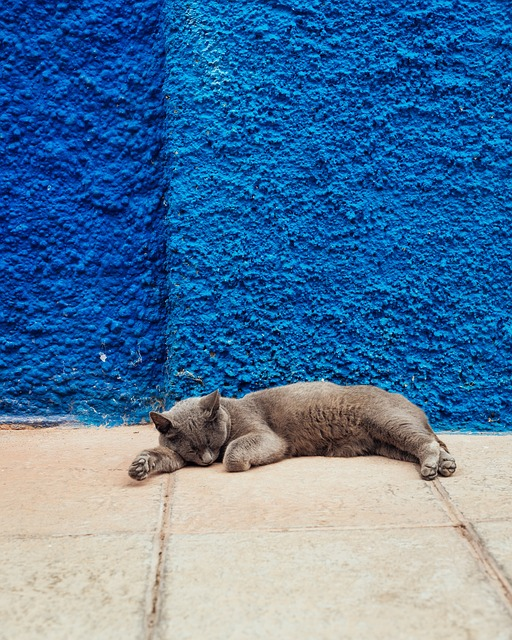
#> input picture src/FirstPython/PYTHON/using_default/image.jpg, 512 x 640 px
$ python image_cv.py
#> lines starting #> are read from the running program, lines starting #| are printed output that depends on the picture
import cv2
#이미지 파일을 읽어온다.

# 이미지 파일을 읽습니다
image = cv2.imread('image.jpg')
#> image is the input picture: shape (640, 512, 3); mean B, G, R 161.6, 121.3, 79.4

# 이미지를 흑백으로 변환합니다
gray_image = cv2.cvtColor(image, cv2.COLOR_BGR2GRAY)
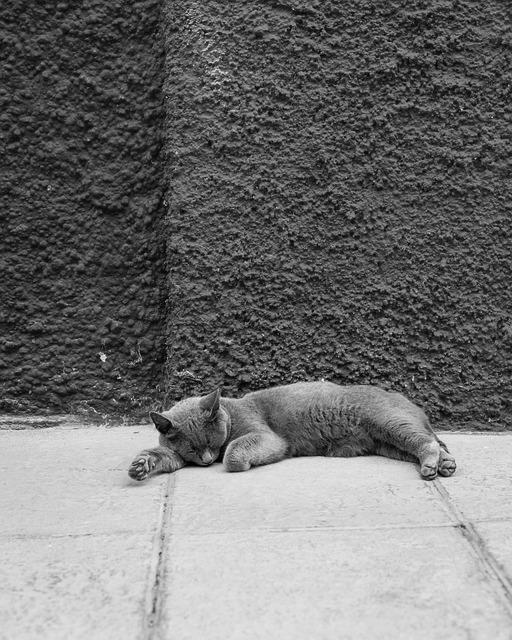
#> gray_image: shape (640, 512); min 1, max 246, mean 113.4

# 변환된 이미지를 저장합니다
cv2.imwrite('gray_image.jpg', gray_image)

# 흑백 이미지 출력
cv2.imshow('Gray Image', gray_image)
cv2.waitKey(0)
cv2.destroyAllWindows()
